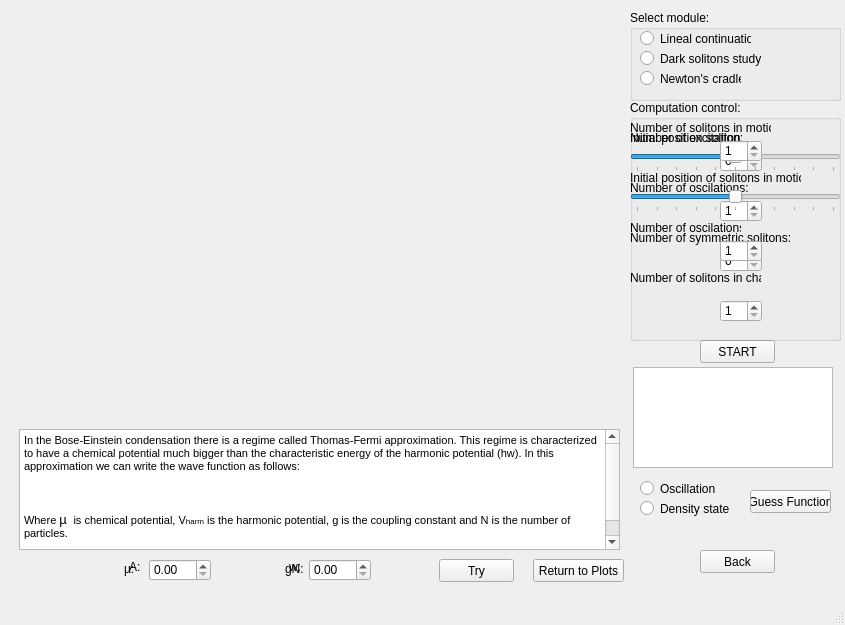
<?xml version="1.0" encoding="UTF-8"?>
<ui version="4.0">
 <class>MainWindow</class>
 <widget class="QMainWindow" name="MainWindow">
  <property name="geometry">
   <rect>
    <x>0</x>
    <y>0</y>
    <width>845</width>
    <height>625</height>
   </rect>
  </property>
  <property name="windowTitle">
   <string>MainWindow</string>
  </property>
  <widget class="QWidget" name="centralwidget">
   <widget class="QWidget" name="mplwindow" native="true">
    <property name="geometry">
     <rect>
      <x>10</x>
      <y>10</y>
      <width>621</width>
      <height>461</height>
     </rect>
    </property>
    <property name="sizePolicy">
     <sizepolicy hsizetype="Expanding" vsizetype="Preferred">
      <horstretch>0</horstretch>
      <verstretch>0</verstretch>
     </sizepolicy>
    </property>
    <property name="layoutDirection">
     <enum>Qt::LeftToRight</enum>
    </property>
    <layout class="QVBoxLayout" name="mplvl">
     <property name="spacing">
      <number>2</number>
     </property>
     <property name="leftMargin">
      <number>0</number>
     </property>
     <property name="topMargin">
      <number>0</number>
     </property>
     <property name="bottomMargin">
      <number>0</number>
     </property>
    </layout>
   </widget>
   <widget class="QListWidget" name="mplfigs">
    <property name="geometry">
     <rect>
      <x>633</x>
      <y>367</y>
      <width>200</width>
      <height>101</height>
     </rect>
    </property>
    <property name="sizePolicy">
     <sizepolicy hsizetype="Maximum" vsizetype="Expanding">
      <horstretch>0</horstretch>
      <verstretch>0</verstretch>
     </sizepolicy>
    </property>
    <property name="maximumSize">
     <size>
      <width>200</width>
      <height>16777215</height>
     </size>
    </property>
   </widget>
   <widget class="QPushButton" name="back">
    <property name="geometry">
     <rect>
      <x>700</x>
      <y>550</y>
      <width>75</width>
      <height>23</height>
     </rect>
    </property>
    <property name="text">
     <string>Back</string>
    </property>
   </widget>
   <widget class="QSlider" name="slider_simulation">
    <property name="geometry">
     <rect>
      <x>20</x>
      <y>520</y>
      <width>581</width>
      <height>22</height>
     </rect>
    </property>
    <property name="orientation">
     <enum>Qt::Horizontal</enum>
    </property>
   </widget>
   <widget class="QLabel" name="label_5">
    <property name="geometry">
     <rect>
      <x>20</x>
      <y>500</y>
      <width>81</width>
      <height>21</height>
     </rect>
    </property>
    <property name="text">
     <string>Simulation Time:</string>
    </property>
   </widget>
   <widget class="QLabel" name="label_4">
    <property name="geometry">
     <rect>
      <x>100</x>
      <y>500</y>
      <width>46</width>
      <height>21</height>
     </rect>
    </property>
    <property name="text">
     <string/>
    </property>
   </widget>
   <widget class="QPushButton" name="ButtonOn">
    <property name="geometry">
     <rect>
      <x>270</x>
      <y>490</y>
      <width>75</width>
      <height>23</height>
     </rect>
    </property>
    <property name="text">
     <string>Go on</string>
    </property>
   </widget>
   <widget class="QPushButton" name="ButtonBack">
    <property name="geometry">
     <rect>
      <x>370</x>
      <y>490</y>
      <width>75</width>
      <height>23</height>
     </rect>
    </property>
    <property name="text">
     <string>Go back</string>
    </property>
   </widget>
   <widget class="QPushButton" name="ButtonPause">
    <property name="geometry">
     <rect>
      <x>470</x>
      <y>490</y>
      <width>75</width>
      <height>23</height>
     </rect>
    </property>
    <property name="text">
     <string>Pause</string>
    </property>
   </widget>
   <widget class="QPushButton" name="start">
    <property name="geometry">
     <rect>
      <x>700</x>
      <y>340</y>
      <width>75</width>
      <height>23</height>
     </rect>
    </property>
    <property name="text">
     <string>START</string>
    </property>
   </widget>
   <widget class="QGroupBox" name="groupBox">
    <property name="geometry">
     <rect>
      <x>630</x>
      <y>100</y>
      <width>211</width>
      <height>241</height>
     </rect>
    </property>
    <property name="title">
     <string>Computation control:</string>
    </property>
    <widget class="QFrame" name="interact">
     <property name="geometry">
      <rect>
       <x>0</x>
       <y>20</y>
       <width>211</width>
       <height>61</height>
      </rect>
     </property>
     <widget class="QSpinBox" name="spinBox_3">
      <property name="geometry">
       <rect>
        <x>90</x>
        <y>30</y>
        <width>42</width>
        <height>22</height>
       </rect>
      </property>
      <property name="maximum">
       <number>2</number>
      </property>
     </widget>
     <widget class="QLabel" name="label_7">
      <property name="geometry">
       <rect>
        <x>0</x>
        <y>10</y>
        <width>181</width>
        <height>16</height>
       </rect>
      </property>
      <property name="text">
       <string>Number of excitation:</string>
      </property>
     </widget>
    </widget>
    <widget class="QFrame" name="interact_2">
     <property name="geometry">
      <rect>
       <x>0</x>
       <y>30</y>
       <width>211</width>
       <height>161</height>
      </rect>
     </property>
     <widget class="QSlider" name="horizontalSlider">
      <property name="geometry">
       <rect>
        <x>0</x>
        <y>20</y>
        <width>211</width>
        <height>22</height>
       </rect>
      </property>
      <property name="minimum">
       <number>-60</number>
      </property>
      <property name="maximum">
       <number>60</number>
      </property>
      <property name="singleStep">
       <number>1</number>
      </property>
      <property name="pageStep">
       <number>1</number>
      </property>
      <property name="value">
       <number>0</number>
      </property>
      <property name="orientation">
       <enum>Qt::Horizontal</enum>
      </property>
      <property name="tickPosition">
       <enum>QSlider::TicksBelow</enum>
      </property>
      <property name="tickInterval">
       <number>12</number>
      </property>
     </widget>
     <widget class="QSpinBox" name="spinBox">
      <property name="geometry">
       <rect>
        <x>90</x>
        <y>70</y>
        <width>42</width>
        <height>22</height>
       </rect>
      </property>
      <property name="minimum">
       <number>1</number>
      </property>
      <property name="maximum">
       <number>10</number>
      </property>
     </widget>
     <widget class="QLabel" name="label">
      <property name="geometry">
       <rect>
        <x>110</x>
        <y>0</y>
        <width>71</width>
        <height>16</height>
       </rect>
      </property>
      <property name="text">
       <string/>
      </property>
     </widget>
     <widget class="QLabel" name="label_2">
      <property name="geometry">
       <rect>
        <x>0</x>
        <y>0</y>
        <width>111</width>
        <height>16</height>
       </rect>
      </property>
      <property name="text">
       <string>Initial position soliton:</string>
      </property>
     </widget>
     <widget class="QLabel" name="label_3">
      <property name="geometry">
       <rect>
        <x>0</x>
        <y>50</y>
        <width>181</width>
        <height>16</height>
       </rect>
      </property>
      <property name="text">
       <string>Number of oscilations:</string>
      </property>
     </widget>
     <widget class="QSpinBox" name="spinBox_2">
      <property name="geometry">
       <rect>
        <x>90</x>
        <y>120</y>
        <width>42</width>
        <height>22</height>
       </rect>
      </property>
      <property name="maximum">
       <number>3</number>
      </property>
     </widget>
     <widget class="QLabel" name="label_6">
      <property name="geometry">
       <rect>
        <x>0</x>
        <y>100</y>
        <width>181</width>
        <height>16</height>
       </rect>
      </property>
      <property name="text">
       <string>Number of symmetric solitons:</string>
      </property>
     </widget>
    </widget>
    <widget class="QLabel" name="label_13">
     <property name="geometry">
      <rect>
       <x>140</x>
       <y>21</y>
       <width>41</width>
       <height>21</height>
      </rect>
     </property>
     <property name="text">
      <string/>
     </property>
    </widget>
    <widget class="QFrame" name="interact_3">
     <property name="geometry">
      <rect>
       <x>0</x>
       <y>0</y>
       <width>211</width>
       <height>231</height>
      </rect>
     </property>
     <widget class="QSlider" name="horizontalSlider_2">
      <property name="geometry">
       <rect>
        <x>0</x>
        <y>90</y>
        <width>211</width>
        <height>22</height>
       </rect>
      </property>
      <property name="minimum">
       <number>-60</number>
      </property>
      <property name="maximum">
       <number>60</number>
      </property>
      <property name="singleStep">
       <number>1</number>
      </property>
      <property name="pageStep">
       <number>1</number>
      </property>
      <property name="value">
       <number>0</number>
      </property>
      <property name="orientation">
       <enum>Qt::Horizontal</enum>
      </property>
      <property name="tickPosition">
       <enum>QSlider::TicksBelow</enum>
      </property>
      <property name="tickInterval">
       <number>12</number>
      </property>
     </widget>
     <widget class="QSpinBox" name="spinBox_4">
      <property name="geometry">
       <rect>
        <x>90</x>
        <y>140</y>
        <width>42</width>
        <height>22</height>
       </rect>
      </property>
      <property name="minimum">
       <number>1</number>
      </property>
      <property name="maximum">
       <number>10</number>
      </property>
     </widget>
     <widget class="QLabel" name="label_8">
      <property name="geometry">
       <rect>
        <x>170</x>
        <y>70</y>
        <width>41</width>
        <height>20</height>
       </rect>
      </property>
      <property name="text">
       <string/>
      </property>
     </widget>
     <widget class="QLabel" name="label_9">
      <property name="geometry">
       <rect>
        <x>0</x>
        <y>20</y>
        <width>141</width>
        <height>16</height>
       </rect>
      </property>
      <property name="text">
       <string>Number of solitons in motion:</string>
      </property>
     </widget>
     <widget class="QLabel" name="label_10">
      <property name="geometry">
       <rect>
        <x>0</x>
        <y>120</y>
        <width>111</width>
        <height>16</height>
       </rect>
      </property>
      <property name="text">
       <string>Number of oscilations:</string>
      </property>
     </widget>
     <widget class="QSpinBox" name="spinBox_5">
      <property name="geometry">
       <rect>
        <x>90</x>
        <y>200</y>
        <width>42</width>
        <height>22</height>
       </rect>
      </property>
      <property name="minimum">
       <number>1</number>
      </property>
      <property name="maximum">
       <number>3</number>
      </property>
     </widget>
     <widget class="QLabel" name="label_11">
      <property name="geometry">
       <rect>
        <x>0</x>
        <y>170</y>
        <width>131</width>
        <height>16</height>
       </rect>
      </property>
      <property name="text">
       <string>Number of solitons in chair:</string>
      </property>
     </widget>
     <widget class="QSpinBox" name="spinBox_6">
      <property name="geometry">
       <rect>
        <x>90</x>
        <y>40</y>
        <width>42</width>
        <height>22</height>
       </rect>
      </property>
      <property name="minimum">
       <number>1</number>
      </property>
      <property name="maximum">
       <number>2</number>
      </property>
     </widget>
     <widget class="QLabel" name="label_12">
      <property name="geometry">
       <rect>
        <x>0</x>
        <y>70</y>
        <width>171</width>
        <height>16</height>
       </rect>
      </property>
      <property name="text">
       <string>Initial position of solitons in motion</string>
      </property>
     </widget>
    </widget>
   </widget>
   <widget class="QGroupBox" name="groupBox_2">
    <property name="geometry">
     <rect>
      <x>630</x>
      <y>10</y>
      <width>211</width>
      <height>91</height>
     </rect>
    </property>
    <property name="title">
     <string>Select module:</string>
    </property>
    <widget class="QRadioButton" name="radioButton">
     <property name="geometry">
      <rect>
       <x>10</x>
       <y>20</y>
       <width>111</width>
       <height>17</height>
      </rect>
     </property>
     <property name="text">
      <string>Lineal continuation</string>
     </property>
    </widget>
    <widget class="QRadioButton" name="radioButton_2">
     <property name="geometry">
      <rect>
       <x>10</x>
       <y>40</y>
       <width>121</width>
       <height>17</height>
      </rect>
     </property>
     <property name="text">
      <string>Dark solitons study</string>
     </property>
    </widget>
    <widget class="QRadioButton" name="radioButton_3">
     <property name="geometry">
      <rect>
       <x>10</x>
       <y>60</y>
       <width>101</width>
       <height>17</height>
      </rect>
     </property>
     <property name="text">
      <string>Newton's cradle</string>
     </property>
    </widget>
   </widget>
   <widget class="QWidget" name="state" native="true">
    <property name="geometry">
     <rect>
      <x>140</x>
      <y>480</y>
      <width>101</width>
      <height>41</height>
     </rect>
    </property>
    <widget class="QRadioButton" name="radioButton_dens">
     <property name="geometry">
      <rect>
       <x>10</x>
       <y>0</y>
       <width>111</width>
       <height>17</height>
      </rect>
     </property>
     <property name="text">
      <string>density state</string>
     </property>
    </widget>
    <widget class="QRadioButton" name="radioButton_ph">
     <property name="geometry">
      <rect>
       <x>10</x>
       <y>20</y>
       <width>121</width>
       <height>17</height>
      </rect>
     </property>
     <property name="text">
      <string>phase state</string>
     </property>
    </widget>
   </widget>
   <widget class="QWidget" name="mplwindow_2" native="true">
    <property name="geometry">
     <rect>
      <x>10</x>
      <y>0</y>
      <width>621</width>
      <height>421</height>
     </rect>
    </property>
    <property name="sizePolicy">
     <sizepolicy hsizetype="Expanding" vsizetype="Preferred">
      <horstretch>0</horstretch>
      <verstretch>0</verstretch>
     </sizepolicy>
    </property>
    <property name="layoutDirection">
     <enum>Qt::LeftToRight</enum>
    </property>
    <layout class="QVBoxLayout" name="mplvl_2">
     <property name="spacing">
      <number>2</number>
     </property>
     <property name="leftMargin">
      <number>0</number>
     </property>
     <property name="topMargin">
      <number>0</number>
     </property>
     <property name="bottomMargin">
      <number>0</number>
     </property>
    </layout>
   </widget>
   <widget class="QWidget" name="game" native="true">
    <property name="geometry">
     <rect>
      <x>9</x>
      <y>419</y>
      <width>621</width>
      <height>171</height>
     </rect>
    </property>
    <widget class="QTextBrowser" name="textBrowser">
     <property name="geometry">
      <rect>
       <x>10</x>
       <y>10</y>
       <width>601</width>
       <height>121</height>
      </rect>
     </property>
     <property name="html">
      <string>&lt;!DOCTYPE HTML PUBLIC &quot;-//W3C//DTD HTML 4.0//EN&quot; &quot;http://www.w3.org/TR/REC-html40/strict.dtd&quot;&gt;
&lt;html&gt;&lt;head&gt;&lt;meta name=&quot;qrichtext&quot; content=&quot;1&quot; /&gt;&lt;style type=&quot;text/css&quot;&gt;
p, li { white-space: pre-wrap; }
&lt;/style&gt;&lt;/head&gt;&lt;body style=&quot; font-family:'MS Shell Dlg 2'; font-size:8.25pt; font-weight:400; font-style:normal;&quot;&gt;
&lt;p style=&quot; margin-top:0px; margin-bottom:0px; margin-left:0px; margin-right:0px; -qt-block-indent:0; text-indent:0px;&quot;&gt;&lt;span style=&quot; font-size:8pt;&quot;&gt;The dark solitons under an harmonic trap behave as a normal particle would do in an harmonic potential. We know that in such case the particle follows a sinusoidal function for its position with time, so to say:&lt;/span&gt;&lt;/p&gt;
&lt;p style=&quot;-qt-paragraph-type:empty; margin-top:0px; margin-bottom:0px; margin-left:0px; margin-right:0px; -qt-block-indent:0; text-indent:0px; font-size:8pt;&quot;&gt;&lt;br /&gt;&lt;/p&gt;
&lt;p style=&quot; margin-top:0px; margin-bottom:0px; margin-left:0px; margin-right:0px; -qt-block-indent:0; text-indent:0px;&quot;&gt;&lt;span style=&quot; font-size:8pt;&quot;&gt;	x(t)=A cos(wt+B)&lt;/span&gt;&lt;/p&gt;
&lt;p style=&quot;-qt-paragraph-type:empty; margin-top:0px; margin-bottom:0px; margin-left:0px; margin-right:0px; -qt-block-indent:0; text-indent:0px; font-size:8pt;&quot;&gt;&lt;br /&gt;&lt;/p&gt;
&lt;p style=&quot; margin-top:0px; margin-bottom:0px; margin-left:0px; margin-right:0px; -qt-block-indent:0; text-indent:0px;&quot;&gt;&lt;span style=&quot; font-size:8pt;&quot;&gt;with A being its amplitude, w its angular frequency and B an arbitrary phase.&lt;/span&gt;&lt;/p&gt;
&lt;p style=&quot;-qt-paragraph-type:empty; margin-top:0px; margin-bottom:0px; margin-left:0px; margin-right:0px; -qt-block-indent:0; text-indent:0px; font-size:8pt;&quot;&gt;&lt;br /&gt;&lt;/p&gt;
&lt;p style=&quot; margin-top:0px; margin-bottom:0px; margin-left:0px; margin-right:0px; -qt-block-indent:0; text-indent:0px;&quot;&gt;&lt;span style=&quot; font-size:8pt;&quot;&gt;Can you adjust the movement plotted from data to a function by introducing the coefficients A and w? Suppose B is 0.&lt;/span&gt;&lt;/p&gt;&lt;/body&gt;&lt;/html&gt;</string>
     </property>
    </widget>
    <widget class="QPushButton" name="pushButton_try">
     <property name="geometry">
      <rect>
       <x>430</x>
       <y>140</y>
       <width>75</width>
       <height>23</height>
      </rect>
     </property>
     <property name="text">
      <string>Try</string>
     </property>
    </widget>
    <widget class="QPushButton" name="pushButton_return">
     <property name="geometry">
      <rect>
       <x>524</x>
       <y>140</y>
       <width>91</width>
       <height>23</height>
      </rect>
     </property>
     <property name="text">
      <string>Return to Plots</string>
     </property>
    </widget>
    <widget class="QWidget" name="widget_osci" native="true">
     <property name="geometry">
      <rect>
       <x>100</x>
       <y>140</y>
       <width>271</width>
       <height>31</height>
      </rect>
     </property>
     <widget class="QDoubleSpinBox" name="spin_amplitude">
      <property name="geometry">
       <rect>
        <x>40</x>
        <y>0</y>
        <width>62</width>
        <height>22</height>
       </rect>
      </property>
      <property name="minimum">
       <double>-6.000000000000000</double>
      </property>
      <property name="maximum">
       <double>6.000000000000000</double>
      </property>
      <property name="singleStep">
       <double>0.100000000000000</double>
      </property>
     </widget>
     <widget class="QDoubleSpinBox" name="spin_frequency">
      <property name="geometry">
       <rect>
        <x>200</x>
        <y>0</y>
        <width>62</width>
        <height>22</height>
       </rect>
      </property>
      <property name="maximum">
       <double>10.000000000000000</double>
      </property>
      <property name="singleStep">
       <double>0.010000000000000</double>
      </property>
     </widget>
     <widget class="QLabel" name="label_A">
      <property name="geometry">
       <rect>
        <x>20</x>
        <y>0</y>
        <width>16</width>
        <height>16</height>
       </rect>
      </property>
      <property name="text">
       <string>A:</string>
      </property>
     </widget>
     <widget class="QLabel" name="label_w">
      <property name="geometry">
       <rect>
        <x>180</x>
        <y>0</y>
        <width>16</width>
        <height>16</height>
       </rect>
      </property>
      <property name="text">
       <string>w:</string>
      </property>
     </widget>
    </widget>
    <widget class="QWidget" name="widget_densi" native="true">
     <property name="geometry">
      <rect>
       <x>100</x>
       <y>140</y>
       <width>331</width>
       <height>31</height>
      </rect>
     </property>
     <widget class="QDoubleSpinBox" name="spin_mu">
      <property name="geometry">
       <rect>
        <x>40</x>
        <y>0</y>
        <width>62</width>
        <height>22</height>
       </rect>
      </property>
      <property name="minimum">
       <double>0.000000000000000</double>
      </property>
      <property name="maximum">
       <double>100.000000000000000</double>
      </property>
      <property name="singleStep">
       <double>0.100000000000000</double>
      </property>
     </widget>
     <widget class="QDoubleSpinBox" name="spin_gn">
      <property name="geometry">
       <rect>
        <x>200</x>
        <y>0</y>
        <width>62</width>
        <height>22</height>
       </rect>
      </property>
      <property name="maximum">
       <double>1000.000000000000000</double>
      </property>
      <property name="singleStep">
       <double>0.010000000000000</double>
      </property>
     </widget>
     <widget class="QLabel" name="label_A_2">
      <property name="geometry">
       <rect>
        <x>15</x>
        <y>0</y>
        <width>21</width>
        <height>20</height>
       </rect>
      </property>
      <property name="text">
       <string>µ:</string>
      </property>
     </widget>
     <widget class="QLabel" name="label_w_2">
      <property name="geometry">
       <rect>
        <x>176</x>
        <y>0</y>
        <width>20</width>
        <height>20</height>
       </rect>
      </property>
      <property name="text">
       <string>gN:</string>
      </property>
     </widget>
    </widget>
    <widget class="QTextBrowser" name="textBrowser_2">
     <property name="geometry">
      <rect>
       <x>10</x>
       <y>10</y>
       <width>601</width>
       <height>121</height>
      </rect>
     </property>
     <property name="html">
      <string>&lt;!DOCTYPE HTML PUBLIC &quot;-//W3C//DTD HTML 4.0//EN&quot; &quot;http://www.w3.org/TR/REC-html40/strict.dtd&quot;&gt;
&lt;html&gt;&lt;head&gt;&lt;meta name=&quot;qrichtext&quot; content=&quot;1&quot; /&gt;&lt;style type=&quot;text/css&quot;&gt;
p, li { white-space: pre-wrap; }
&lt;/style&gt;&lt;/head&gt;&lt;body style=&quot; font-family:'MS Shell Dlg 2'; font-size:8.25pt; font-weight:400; font-style:normal;&quot;&gt;
&lt;p style=&quot; margin-top:0px; margin-bottom:0px; margin-left:0px; margin-right:0px; -qt-block-indent:0; text-indent:0px;&quot;&gt;&lt;span style=&quot; font-size:8pt;&quot;&gt;In the Bose-Einstein condensation there is a regime called Thomas-Fermi approximation. This regime is characterized to have a chemical potential much bigger than the characteristic energy of the harmonic potential (hw). In this approximation we can write the wave function as follows:&lt;/span&gt;&lt;/p&gt;
&lt;p style=&quot;-qt-paragraph-type:empty; margin-top:0px; margin-bottom:0px; margin-left:0px; margin-right:0px; -qt-block-indent:0; text-indent:0px; font-size:8pt;&quot;&gt;&lt;br /&gt;&lt;/p&gt;
&lt;p style=&quot; margin-top:0px; margin-bottom:0px; margin-left:0px; margin-right:0px; -qt-block-indent:0; text-indent:0px;&quot;&gt;&lt;span style=&quot; font-size:8pt;&quot;&gt;	&lt;/span&gt;&lt;img src=&quot;file:///C:\Users\ivan\AppData\Local\Temp\msohtmlclip1\01\clip_image002.png&quot; width=&quot;97&quot; height=&quot;44&quot; /&gt;&lt;span style=&quot; font-size:8pt;&quot;&gt; &lt;/span&gt;&lt;/p&gt;
&lt;p style=&quot; margin-top:0px; margin-bottom:0px; margin-left:0px; margin-right:0px; -qt-block-indent:0; text-indent:0px;&quot;&gt;&lt;span style=&quot; font-size:8pt;&quot;&gt; &lt;/span&gt;&lt;/p&gt;
&lt;p style=&quot; margin-top:0px; margin-bottom:0px; margin-left:0px; margin-right:0px; -qt-block-indent:0; text-indent:0px;&quot;&gt;&lt;span style=&quot; font-size:8pt;&quot;&gt;Where &lt;/span&gt;&lt;span style=&quot; font-family:'Calibri,sans-serif'; font-size:10pt;&quot;&gt;µ &lt;/span&gt;&lt;span style=&quot; font-family:'Calibri,sans-serif'; font-size:8pt;&quot;&gt; &lt;/span&gt;&lt;span style=&quot; font-size:8pt;&quot;&gt;is chemical potential, V&lt;/span&gt;&lt;span style=&quot; font-size:6pt;&quot;&gt;harm&lt;/span&gt;&lt;span style=&quot; font-size:8pt;&quot;&gt; is the harmonic potential, g is the coupling constant and N is the number of particles.&lt;/span&gt;&lt;/p&gt;
&lt;p style=&quot;-qt-paragraph-type:empty; margin-top:0px; margin-bottom:0px; margin-left:0px; margin-right:0px; -qt-block-indent:0; text-indent:0px; font-size:8pt;&quot;&gt;&lt;br /&gt;&lt;/p&gt;
&lt;p style=&quot; margin-top:0px; margin-bottom:0px; margin-left:0px; margin-right:0px; -qt-block-indent:0; text-indent:0px;&quot;&gt;&lt;span style=&quot; font-size:8pt;&quot;&gt;Can you adjust the movement plotted from data to a function by introducing the coefficients &lt;/span&gt;&lt;span style=&quot; font-family:'Calibri,sans-serif'; font-size:10pt;&quot;&gt;µ&lt;/span&gt;&lt;span style=&quot; font-size:8pt;&quot;&gt; and gN?&lt;/span&gt;&lt;/p&gt;&lt;/body&gt;&lt;/html&gt;</string>
     </property>
    </widget>
    <zorder>textBrowser</zorder>
    <zorder>mplwindow_2</zorder>
    <zorder>pushButton_try</zorder>
    <zorder>pushButton_return</zorder>
    <zorder>widget_osci</zorder>
    <zorder>widget_densi</zorder>
    <zorder>textBrowser_2</zorder>
   </widget>
   <widget class="QWidget" name="interact_game" native="true">
    <property name="geometry">
     <rect>
      <x>630</x>
      <y>480</y>
      <width>211</width>
      <height>51</height>
     </rect>
    </property>
    <widget class="QRadioButton" name="radioButton_oscil">
     <property name="geometry">
      <rect>
       <x>10</x>
       <y>0</y>
       <width>82</width>
       <height>17</height>
      </rect>
     </property>
     <property name="text">
      <string>Oscillation</string>
     </property>
    </widget>
    <widget class="QRadioButton" name="radioButton_densi">
     <property name="geometry">
      <rect>
       <x>10</x>
       <y>20</y>
       <width>91</width>
       <height>17</height>
      </rect>
     </property>
     <property name="text">
      <string>Density state</string>
     </property>
    </widget>
    <widget class="QPushButton" name="pushButton_game">
     <property name="geometry">
      <rect>
       <x>120</x>
       <y>10</y>
       <width>81</width>
       <height>23</height>
      </rect>
     </property>
     <property name="text">
      <string>Guess Function</string>
     </property>
    </widget>
   </widget>
   <zorder>mplwindow</zorder>
   <zorder>mplfigs</zorder>
   <zorder>back</zorder>
   <zorder>slider_simulation</zorder>
   <zorder>label_5</zorder>
   <zorder>label_4</zorder>
   <zorder>ButtonOn</zorder>
   <zorder>ButtonBack</zorder>
   <zorder>ButtonPause</zorder>
   <zorder>start</zorder>
   <zorder>groupBox</zorder>
   <zorder>groupBox_2</zorder>
   <zorder>state</zorder>
   <zorder>mplwindow_2</zorder>
   <zorder>game</zorder>
   <zorder>interact_game</zorder>
   <zorder>interact_3</zorder>
   <zorder>textBrowser_2</zorder>
  </widget>
  <widget class="QMenuBar" name="menubar">
   <property name="geometry">
    <rect>
     <x>0</x>
     <y>0</y>
     <width>845</width>
     <height>21</height>
    </rect>
   </property>
  </widget>
  <widget class="QStatusBar" name="statusbar"/>
 </widget>
 <resources/>
 <connections>
  <connection>
   <sender>start</sender>
   <signal>clicked()</signal>
   <receiver>mplfigs</receiver>
   <slot>show()</slot>
   <hints>
    <hint type="sourcelabel">
     <x>717</x>
     <y>373</y>
    </hint>
    <hint type="destinationlabel">
     <x>699</x>
     <y>412</y>
    </hint>
   </hints>
  </connection>
  <connection>
   <sender>start</sender>
   <signal>clicked()</signal>
   <receiver>mplwindow</receiver>
   <slot>show()</slot>
   <hints>
    <hint type="sourcelabel">
     <x>735</x>
     <y>373</y>
    </hint>
    <hint type="destinationlabel">
     <x>302</x>
     <y>282</y>
    </hint>
   </hints>
  </connection>
  <connection>
   <sender>slider_simulation</sender>
   <signal>valueChanged(int)</signal>
   <receiver>label_4</receiver>
   <slot>setNum(int)</slot>
   <hints>
    <hint type="sourcelabel">
     <x>110</x>
     <y>548</y>
    </hint>
    <hint type="destinationlabel">
     <x>108</x>
     <y>529</y>
    </hint>
   </hints>
  </connection>
  <connection>
   <sender>horizontalSlider_2</sender>
   <signal>valueChanged(int)</signal>
   <receiver>label_8</receiver>
   <slot>setNum(int)</slot>
   <hints>
    <hint type="sourcelabel">
     <x>804</x>
     <y>228</y>
    </hint>
    <hint type="destinationlabel">
     <x>811</x>
     <y>202</y>
    </hint>
   </hints>
  </connection>
  <connection>
   <sender>horizontalSlider</sender>
   <signal>valueChanged(int)</signal>
   <receiver>label</receiver>
   <slot>setNum(int)</slot>
   <hints>
    <hint type="sourcelabel">
     <x>778</x>
     <y>175</y>
    </hint>
    <hint type="destinationlabel">
     <x>755</x>
     <y>152</y>
    </hint>
   </hints>
  </connection>
  <connection>
   <sender>radioButton_2</sender>
   <signal>clicked()</signal>
   <receiver>interact_2</receiver>
   <slot>show()</slot>
   <hints>
    <hint type="sourcelabel">
     <x>729</x>
     <y>81</y>
    </hint>
    <hint type="destinationlabel">
     <x>792</x>
     <y>206</y>
    </hint>
   </hints>
  </connection>
  <connection>
   <sender>radioButton_3</sender>
   <signal>clicked()</signal>
   <receiver>interact</receiver>
   <slot>hide()</slot>
   <hints>
    <hint type="sourcelabel">
     <x>711</x>
     <y>96</y>
    </hint>
    <hint type="destinationlabel">
     <x>815</x>
     <y>154</y>
    </hint>
   </hints>
  </connection>
  <connection>
   <sender>radioButton_2</sender>
   <signal>clicked()</signal>
   <receiver>interact_3</receiver>
   <slot>hide()</slot>
   <hints>
    <hint type="sourcelabel">
     <x>724</x>
     <y>76</y>
    </hint>
    <hint type="destinationlabel">
     <x>797</x>
     <y>254</y>
    </hint>
   </hints>
  </connection>
  <connection>
   <sender>radioButton</sender>
   <signal>clicked()</signal>
   <receiver>interact_2</receiver>
   <slot>hide()</slot>
   <hints>
    <hint type="sourcelabel">
     <x>665</x>
     <y>57</y>
    </hint>
    <hint type="destinationlabel">
     <x>796</x>
     <y>271</y>
    </hint>
   </hints>
  </connection>
  <connection>
   <sender>radioButton</sender>
   <signal>clicked()</signal>
   <receiver>interact</receiver>
   <slot>show()</slot>
   <hints>
    <hint type="sourcelabel">
     <x>695</x>
     <y>61</y>
    </hint>
    <hint type="destinationlabel">
     <x>685</x>
     <y>157</y>
    </hint>
   </hints>
  </connection>
  <connection>
   <sender>radioButton_3</sender>
   <signal>clicked()</signal>
   <receiver>interact_3</receiver>
   <slot>show()</slot>
   <hints>
    <hint type="sourcelabel">
     <x>704</x>
     <y>93</y>
    </hint>
    <hint type="destinationlabel">
     <x>814</x>
     <y>269</y>
    </hint>
   </hints>
  </connection>
  <connection>
   <sender>radioButton_2</sender>
   <signal>clicked()</signal>
   <receiver>interact</receiver>
   <slot>hide()</slot>
   <hints>
    <hint type="sourcelabel">
     <x>725</x>
     <y>79</y>
    </hint>
    <hint type="destinationlabel">
     <x>781</x>
     <y>149</y>
    </hint>
   </hints>
  </connection>
  <connection>
   <sender>radioButton</sender>
   <signal>clicked()</signal>
   <receiver>interact_3</receiver>
   <slot>hide()</slot>
   <hints>
    <hint type="sourcelabel">
     <x>711</x>
     <y>59</y>
    </hint>
    <hint type="destinationlabel">
     <x>667</x>
     <y>312</y>
    </hint>
   </hints>
  </connection>
  <connection>
   <sender>radioButton_3</sender>
   <signal>clicked()</signal>
   <receiver>interact_2</receiver>
   <slot>hide()</slot>
   <hints>
    <hint type="sourcelabel">
     <x>716</x>
     <y>96</y>
    </hint>
    <hint type="destinationlabel">
     <x>811</x>
     <y>208</y>
    </hint>
   </hints>
  </connection>
  <connection>
   <sender>start</sender>
   <signal>clicked()</signal>
   <receiver>mplfigs</receiver>
   <slot>clear()</slot>
   <hints>
    <hint type="sourcelabel">
     <x>763</x>
     <y>376</y>
    </hint>
    <hint type="destinationlabel">
     <x>759</x>
     <y>417</y>
    </hint>
   </hints>
  </connection>
 </connections>
</ui>
